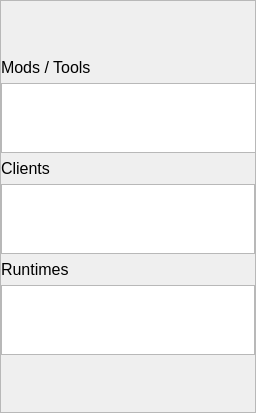
<?xml version="1.0" encoding="UTF-8"?>
<ui version="4.0">
 <class>Form</class>
 <widget class="QWidget" name="Form">
  <property name="geometry">
   <rect>
    <x>0</x>
    <y>0</y>
    <width>256</width>
    <height>413</height>
   </rect>
  </property>
  <property name="sizePolicy">
   <sizepolicy hsizetype="Expanding" vsizetype="Expanding">
    <horstretch>0</horstretch>
    <verstretch>0</verstretch>
   </sizepolicy>
  </property>
  <property name="minimumSize">
   <size>
    <width>256</width>
    <height>0</height>
   </size>
  </property>
  <property name="maximumSize">
   <size>
    <width>256</width>
    <height>16777215</height>
   </size>
  </property>
  <property name="windowTitle">
   <string>Form</string>
  </property>
  <layout class="QGridLayout" name="gridLayout">
   <property name="leftMargin">
    <number>0</number>
   </property>
   <property name="topMargin">
    <number>0</number>
   </property>
   <property name="rightMargin">
    <number>0</number>
   </property>
   <property name="bottomMargin">
    <number>0</number>
   </property>
   <item row="0" column="0">
    <widget class="QScrollArea" name="scrollArea">
     <property name="sizePolicy">
      <sizepolicy hsizetype="Maximum" vsizetype="Expanding">
       <horstretch>0</horstretch>
       <verstretch>0</verstretch>
      </sizepolicy>
     </property>
     <property name="sizeAdjustPolicy">
      <enum>QAbstractScrollArea::AdjustToContents</enum>
     </property>
     <property name="widgetResizable">
      <bool>true</bool>
     </property>
     <widget class="QWidget" name="scrollAreaContents">
      <property name="geometry">
       <rect>
        <x>0</x>
        <y>0</y>
        <width>254</width>
        <height>411</height>
       </rect>
      </property>
      <layout class="QGridLayout" name="gridLayout_2">
       <property name="leftMargin">
        <number>0</number>
       </property>
       <property name="topMargin">
        <number>0</number>
       </property>
       <property name="rightMargin">
        <number>0</number>
       </property>
       <property name="bottomMargin">
        <number>0</number>
       </property>
       <property name="spacing">
        <number>0</number>
       </property>
       <item row="0" column="0">
        <widget class="QWidget" name="gamesListBackground" native="true">
         <property name="sizePolicy">
          <sizepolicy hsizetype="Expanding" vsizetype="Maximum">
           <horstretch>0</horstretch>
           <verstretch>0</verstretch>
          </sizepolicy>
         </property>
         <property name="minimumSize">
          <size>
           <width>250</width>
           <height>0</height>
          </size>
         </property>
         <property name="maximumSize">
          <size>
           <width>16777215</width>
           <height>16777215</height>
          </size>
         </property>
         <property name="layoutDirection">
          <enum>Qt::LeftToRight</enum>
         </property>
         <layout class="QVBoxLayout" name="downloadLayout_2">
          <property name="spacing">
           <number>-1</number>
          </property>
          <property name="leftMargin">
           <number>0</number>
          </property>
          <property name="topMargin">
           <number>0</number>
          </property>
          <property name="rightMargin">
           <number>0</number>
          </property>
          <property name="bottomMargin">
           <number>0</number>
          </property>
          <item>
           <widget class="QLabel" name="toolsHeader">
            <property name="sizePolicy">
             <sizepolicy hsizetype="Expanding" vsizetype="Minimum">
              <horstretch>0</horstretch>
              <verstretch>0</verstretch>
             </sizepolicy>
            </property>
            <property name="font">
             <font>
              <pointsize>12</pointsize>
             </font>
            </property>
            <property name="text">
             <string>Mods / Tools</string>
            </property>
           </widget>
          </item>
          <item>
           <widget class="QListWidget" name="toolsList">
            <property name="enabled">
             <bool>true</bool>
            </property>
            <property name="sizePolicy">
             <sizepolicy hsizetype="Expanding" vsizetype="Expanding">
              <horstretch>0</horstretch>
              <verstretch>0</verstretch>
             </sizepolicy>
            </property>
            <property name="minimumSize">
             <size>
              <width>256</width>
              <height>0</height>
             </size>
            </property>
            <property name="maximumSize">
             <size>
              <width>256</width>
              <height>16777215</height>
             </size>
            </property>
            <property name="baseSize">
             <size>
              <width>64</width>
              <height>0</height>
             </size>
            </property>
            <property name="verticalScrollBarPolicy">
             <enum>Qt::ScrollBarAlwaysOff</enum>
            </property>
            <property name="horizontalScrollBarPolicy">
             <enum>Qt::ScrollBarAlwaysOff</enum>
            </property>
            <property name="sizeAdjustPolicy">
             <enum>QAbstractScrollArea::AdjustToContents</enum>
            </property>
            <property name="autoScroll">
             <bool>false</bool>
            </property>
           </widget>
          </item>
          <item>
           <widget class="QLabel" name="clientsHeader">
            <property name="sizePolicy">
             <sizepolicy hsizetype="Expanding" vsizetype="Minimum">
              <horstretch>0</horstretch>
              <verstretch>0</verstretch>
             </sizepolicy>
            </property>
            <property name="font">
             <font>
              <pointsize>12</pointsize>
             </font>
            </property>
            <property name="text">
             <string>Clients</string>
            </property>
           </widget>
          </item>
          <item>
           <widget class="QListWidget" name="clientsList">
            <property name="sizePolicy">
             <sizepolicy hsizetype="Expanding" vsizetype="Expanding">
              <horstretch>0</horstretch>
              <verstretch>0</verstretch>
             </sizepolicy>
            </property>
            <property name="maximumSize">
             <size>
              <width>256</width>
              <height>16777215</height>
             </size>
            </property>
            <property name="verticalScrollBarPolicy">
             <enum>Qt::ScrollBarAlwaysOff</enum>
            </property>
            <property name="horizontalScrollBarPolicy">
             <enum>Qt::ScrollBarAlwaysOff</enum>
            </property>
            <property name="sizeAdjustPolicy">
             <enum>QAbstractScrollArea::AdjustToContents</enum>
            </property>
            <property name="autoScroll">
             <bool>false</bool>
            </property>
           </widget>
          </item>
          <item>
           <widget class="QLabel" name="runtimesHeader">
            <property name="sizePolicy">
             <sizepolicy hsizetype="Expanding" vsizetype="Minimum">
              <horstretch>0</horstretch>
              <verstretch>0</verstretch>
             </sizepolicy>
            </property>
            <property name="font">
             <font>
              <pointsize>12</pointsize>
             </font>
            </property>
            <property name="text">
             <string>Runtimes</string>
            </property>
           </widget>
          </item>
          <item>
           <widget class="QListWidget" name="runtimesList">
            <property name="sizePolicy">
             <sizepolicy hsizetype="Expanding" vsizetype="Expanding">
              <horstretch>0</horstretch>
              <verstretch>0</verstretch>
             </sizepolicy>
            </property>
            <property name="maximumSize">
             <size>
              <width>256</width>
              <height>16777215</height>
             </size>
            </property>
            <property name="verticalScrollBarPolicy">
             <enum>Qt::ScrollBarAlwaysOff</enum>
            </property>
            <property name="horizontalScrollBarPolicy">
             <enum>Qt::ScrollBarAlwaysOff</enum>
            </property>
            <property name="sizeAdjustPolicy">
             <enum>QAbstractScrollArea::AdjustToContents</enum>
            </property>
            <property name="autoScroll">
             <bool>false</bool>
            </property>
           </widget>
          </item>
         </layout>
        </widget>
       </item>
      </layout>
     </widget>
    </widget>
   </item>
  </layout>
 </widget>
 <resources/>
 <connections/>
</ui>
